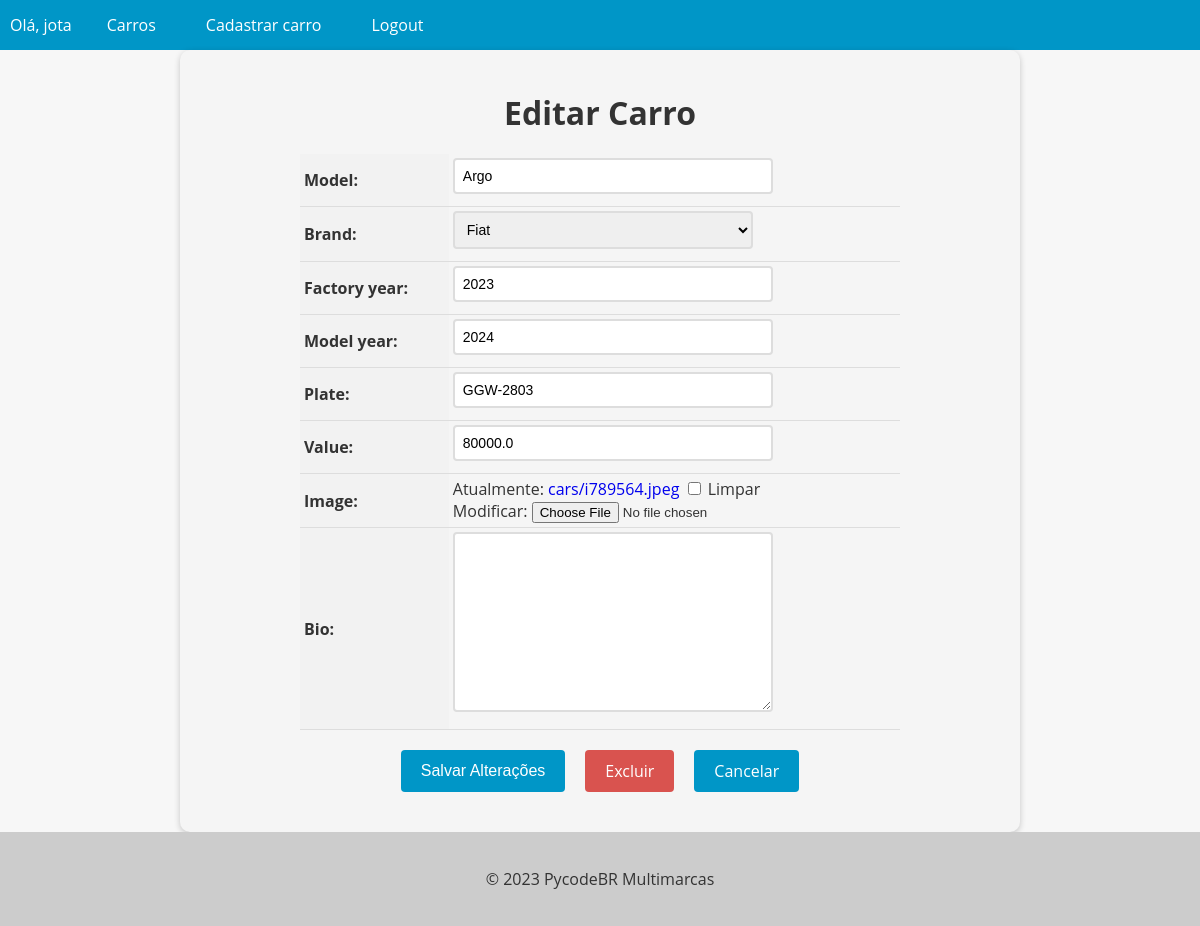
The app's page /car/13/update (signed in), older data.
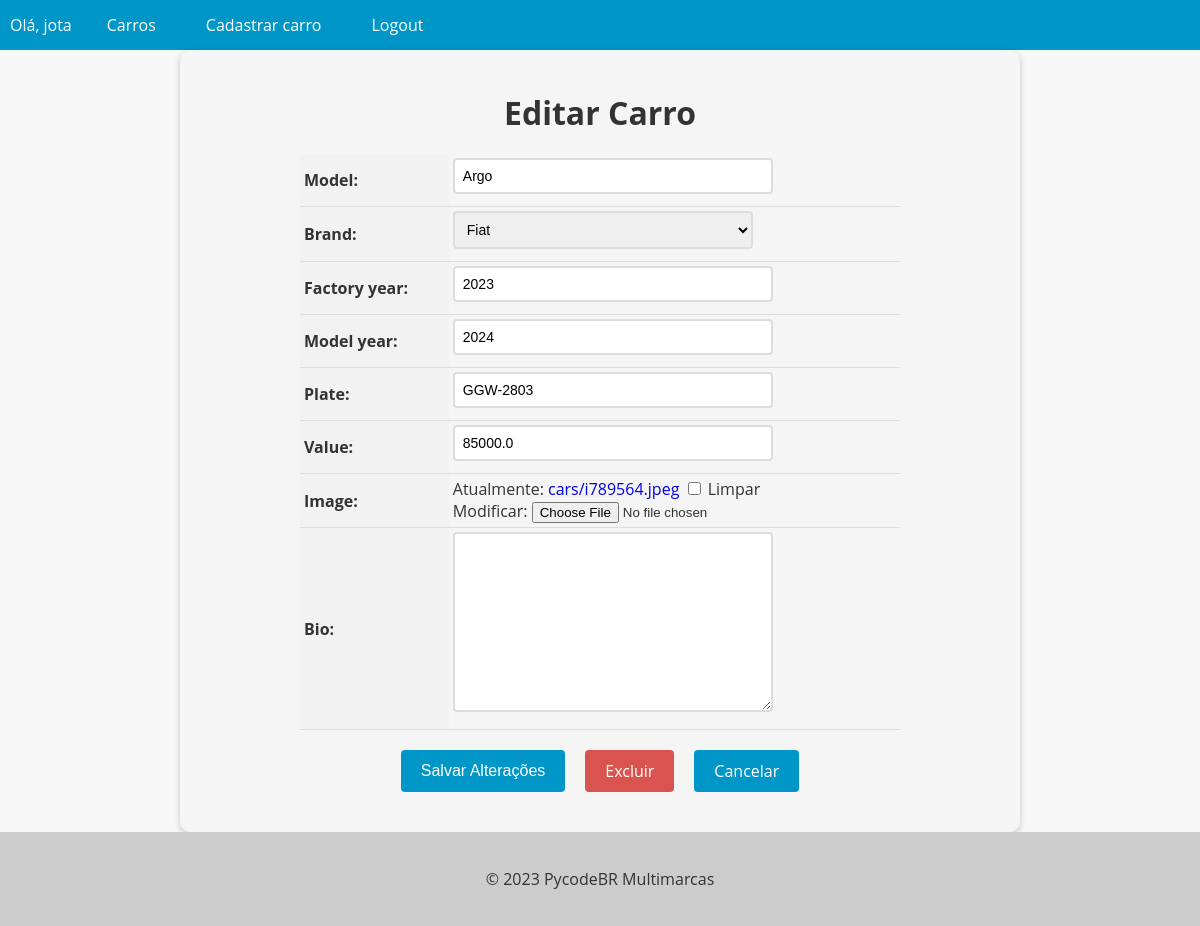
The same page, newer data.
### cars/models.py (models this page shows, shortened)
class Car(models.Model):
    id              = models.AutoField(primary_key=True)
    model           = models.CharField(max_length=200)
    brand           = models.ForeignKey(Brand, on_delete=models.PROTECT, related_name='car_brand')
    factory_year    = models.IntegerField(blank=True, null=True)
    model_year      = models.IntegerField(blank=True, null=True)
    plate           = models.CharField(max_length=10, blank=True, null=True)
    value           = models.FloatField(blank=True, null=True)
    image           = models.ImageField(upload_to='cars/', blank=True, null=True)
    bio             = models.TextField(blank=True, null=True)

### cars/views.py (the view, shortened to what this page needs)
# urls.py: path('car/<int:pk>/update', CarUpdateView.as_view(), name='car_update'),
@method_decorator(login_required(login_url='login'), name='dispatch')
class CarUpdateView(UpdateView):
    model = Car
    form_class = CarModelForm
    template_name = 'car_update.html'

### cars/forms.py (shortened to what this page needs)
class CarModelForm(forms.ModelForm):
    class Meta:
        model = Car
        fields = '__all__'

### cars/models.py (called while the page is built)
    def __str__(self):
        return self.name

### cars/templates/car_update.html (shortened to what this page needs)
{% extends "base.html" %}
{% block content %}
  <form method="post" enctype="multipart/form-data">
    <h1>Editar Carro</h1>
    <table>
      {{ form.as_table }}
    </table>
    <div>
      <div class="buttons-container">
        <input type="submit" value="Salvar Alterações" class="btn btn-primary">
        <a href="{% url 'car_delete' pk=object.pk %}" class="btn-danger btn">Excluir</a>
        <a href="{% url 'car_detail' pk=object.pk %}" class="btn btn-secondary">Cancelar</a>
      </div>
    </div>
  </form>
{% endblock %}

Row changes from the older to the newer data that the page shows:
changed Car "Argo": value "80000.0" → "85000.0"
